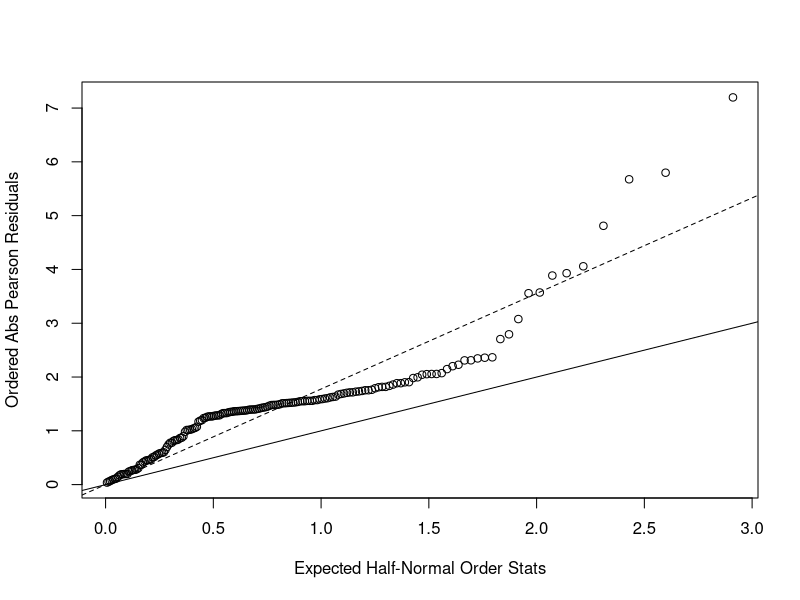

This chart was generated by the following R code:
## ---- chunk 1
knitr::opts_chunk$set(echo = TRUE, warning = FALSE, message = FALSE, echo = FALSE)
## ---- chunk 2
library(tidyverse)
library(nnet)
library(MASS)
library(pscl)
## ---- chunk 3
crab.dat <- read.table("HW5-crab.txt", header = TRUE)[,2:6]

crab.glm1 <- glm(Sa~W, family=poisson, data=crab.dat)
crab.sum1 <- summary(crab.glm1)

res.p1=residuals(crab.glm1,type='pearson',data=crab.dat) 
G1=sum(res.p1^2) 
pval1=1-pchisq(G1,df=crab.glm1$df.residual) # lack of fit
crab.coef1 <- coef(crab.glm1)
crab.ci1 <- confint(crab.glm1)
## ---- chunk 4
crab.glm2 <- glm(Sa~W + Wt, family=poisson, data=crab.dat)
crab.sum2 <-summary(crab.glm2)

res.p2=residuals(crab.glm2,type='pearson',data=crab.dat) 
G2=sum(res.p2^2) 
pval2=1-pchisq(G2,df=crab.glm2$df.residual) # lack of fit

crab.coef2 <- coef(crab.glm2)
crab.ci2 <- confint(crab.glm2)

crab.test.stat=crab.glm1$deviance-crab.glm2$deviance
pvaldiff=1-pchisq(crab.test.stat,df=1) # chisq test
#pvaldiff # reject M1
#anova(crab.glm1, crab.glm2, test="LRT")
## ---- chunk 5
G2 = sum(res.p2^2) 
pval2 = 1-pchisq(G2,df = crab.glm2$df.residual) # lack of fit
phi = G2/(crab.glm2$df.residual)
phi_tilda = crab.glm2$deviance/crab.glm2$df.residual


## ---- chunk 6
plot(qnorm((173+1:173+0.5)/(2*173+1.125)),sort(abs(res.p2)),xlab='Expected Half-Normal Order Stats',ylab='Ordered Abs Pearson Residuals')
abline(a=0,b=1)
abline(a=0,b=sqrt(phi),lty=2)
## ---- chunk 7
crab.glm3<- glm(Sa~W + Wt, family=quasipoisson(link = "log"), data=crab.dat)
summary(crab.glm2,dispersion = phi)
pval2.disp <- 1-pchisq(crab.glm2$deviance/phi,df = crab.glm2$df.residual)
## ---- chunk 8
para.dat <- read.table("HW5-parasite.txt", header = T)[, 2:11]
para.dat$Year <- as.factor(para.dat$Year)
para.dat$Area <- as.factor(para.dat$Area)
## ---- chunk 9
para.glm1 <- glm(Intensity ~ Area + Year + Length, family = poisson, data = para.dat)
para.sum1 <- summary(para.glm1)
para.coef1 <- coef(para.glm1)
para.ci1 <- confint(para.glm1)
## ---- chunk 10
para.res.p1=residuals(para.glm1,type='pearson',data=para.dat) 
para.G1=sum(para.res.p1^2) 
para.pval1=1-pchisq(para.G1,df=para.glm1$df.residual) 
## ---- chunk 11
library(pscl)
para.zif <- zeroinfl(Intensity ~ Year + Length | Area, data = para.dat) # child and camper for poisson, persons for binary (event is true zero, aka not fishing)
summary(para.zif)
para.coef2 <- coef(para.zif)
para.ci2 <- confint(para.zif)
